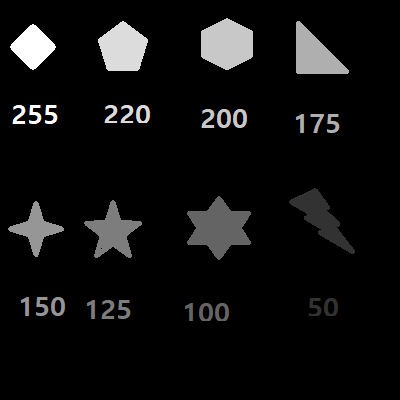
#> input picture 9주차/threshold_test.png, 400 x 400 px
$ python '[Practice]thresholding.py'
#> lines starting #> are read from the running program, lines starting #| are printed output that depends on the picture; after the words box and inside, x2 and y2 are one past the last pixel; in counts of white or black regions, pixels touching at a corner belong together
import numpy as np
import cv2

def threshold(src, value):
    ret, image = cv2.threshold(src, value, 255, cv2.THRESH_BINARY)
    return image

def Auto_threshold(src):
    ret, image = cv2.threshold(src, 0, 255, cv2.THRESH_OTSU)
    return image

if __name__ == "__main__":

    image = cv2.imread('./threshold_test.png', cv2.IMREAD_GRAYSCALE)
#> image: shape (400, 400); min 0, max 255, mean 15.7

    image_100 = threshold(image, 100)
#> in threshold, `ret, image = cv2.threshold(src, value, 255, cv2.THRESH_BINARY)`:
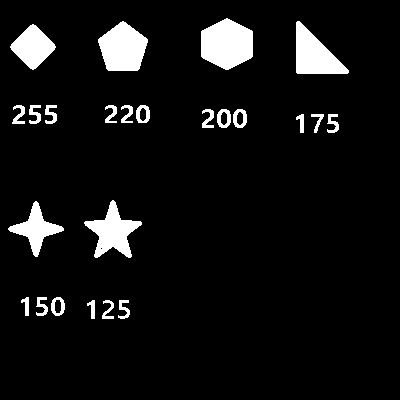
#> image: shape (400, 400); 7.1% white; 24 white regions, largest, box (x1, y1, x2, y2) and area: (201, 18, 253, 70) 2052, (98, 21, 148, 71) 1780, (296, 21, 349, 74) 1581
#> in threshold, `ret, image = cv2.threshold(src, value, 255, cv2.THRESH_BINARY)`: ret = 100
    image_150 = threshold(image, 150)
#> call 2 of threshold, with value = 150
#> in threshold (call 2), `ret, image = cv2.threshold(src, value, 255, cv2.THRESH_BINARY)`:
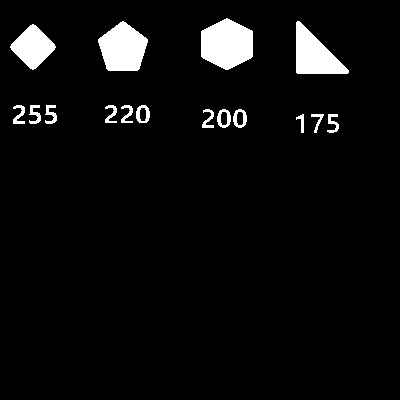
#> image: shape (400, 400); 5% white; 16 white regions, largest, box (x1, y1, x2, y2) and area: (201, 18, 253, 70) 2052, (98, 21, 148, 71) 1780, (296, 21, 349, 74) 1581
#> in threshold (call 2), `ret, image = cv2.threshold(src, value, 255, cv2.THRESH_BINARY)`: ret = 150
    auto_image = Auto_threshold(image)
#> in Auto_threshold, `ret, image = cv2.threshold(src, 0, 255, cv2.THRESH_OTSU)`:
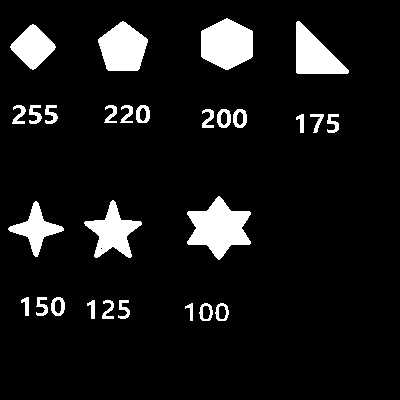
#> image: shape (400, 400); 8.8% white; 28 white regions, largest, box (x1, y1, x2, y2) and area: (187, 196, 251, 260) 2319, (201, 18, 253, 70) 2052, (98, 21, 148, 71) 1780
#> in Auto_threshold, `ret, image = cv2.threshold(src, 0, 255, cv2.THRESH_OTSU)`: ret = 85
    cv2.imshow('original', image)
    cv2.imshow('threshold_100', image_100)
    cv2.imshow('threshold_150', image_150)
    cv2.imshow('auto threshold', auto_image)
    cv2.waitKey()
